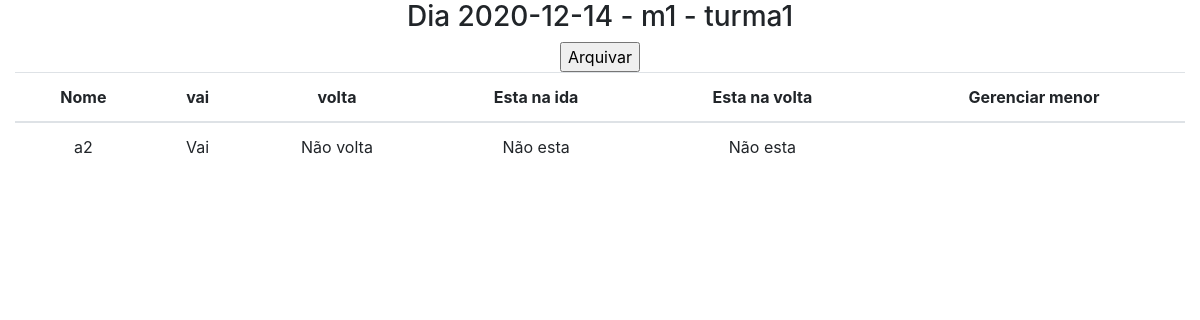
The page /core/motorista/turma/dia/25 on the database as committed earlier.
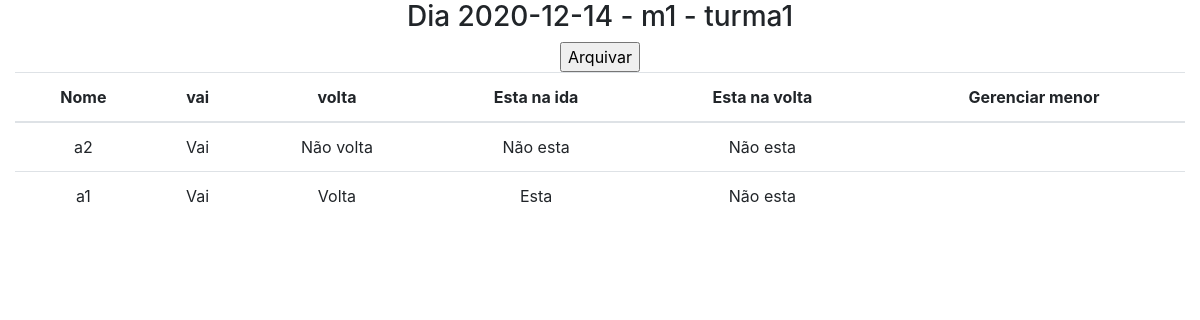
The same page on the database as committed later.
### core/models.py (models this page shows)
class Dia(models.Model):
    data = models.DateField(auto_now=False, auto_now_add=False)
    turma = models.ForeignKey(
        Turma, on_delete=models.CASCADE, related_name='%(class)s_turmas')
    ativo = models.BooleanField(blank=True, default=True)
    def __str__(self):
        return f'{self.data} - {self.turma}'

class Turma(models.Model):
    motorista = models.ForeignKey(
        custom_user,  on_delete=models.DO_NOTHING)
    alunos = models.ManyToManyField(
        custom_user, related_name='%(class)s_alunos')
    nome = models.CharField(max_length=100, default="")
    local = LocationField(default=(0, 0), null=False, map_attrs={
        "style": "mapbox://styles/mapbox/outdoors-v11",
        "zoom": 13,
        "center": [17.031645, 51.106715],
        "cursor_style": 'pointer',
        "marker_color": "red",
        "rotate": False,
        "geocoder": True,
        "fullscreen_button": True,
        "navigation_buttons": True,
        "track_location_button": True,
        "readonly": True,
        "placeholder": "Pick a location on map below", })
    def __str__(self):
        return f'{self.motorista} - {self.nome}'

class Aluno(models.Model):
    dia = models.ForeignKey(Dia, on_delete=models.CASCADE,
                            related_name='%(class)s_dias', null=False, blank=False, default=1)
    usuario = models.ForeignKey(
        custom_user,  on_delete=models.CASCADE)
    menor_de_idade = models.BooleanField(default=False)
    vai = models.BooleanField(default=True)
    volta = models.BooleanField(default=True)
    esta_na_ida = models.BooleanField(default=False)
    esta_na_volta = models.BooleanField(default=False)

### users/models.py (models this page shows)
class custom_user(AbstractUser):
    permissao = models.IntegerField(default=2)
    telefone = models.CharField(max_length=50,  default='1')
    local = LocationField(default=(0, 0), null=False, map_attrs={
        "style": "mapbox://styles/mapbox/outdoors-v11",
        "zoom": 13,
        "center": [17.031645, 51.106715],
        "cursor_style": 'pointer',
        "marker_color": "red",
        "rotate": False,
        "geocoder": True,
        "fullscreen_button": True,
        "navigation_buttons": True,
        "track_location_button": True,
        "readonly": True,
        "placeholder": "Pick a location on map below",
    })
    data_nascimento = models.DateField(
        auto_now=False, auto_now_add=False, null=False, blank=False, default=datetime.date.today())

### core/views.py (the view)
def core_gerenciar_dia(request, id):
    dia = Dia.objects.get(id=id)
    if request.method == 'POST':
        dia.ativo = False
        dia.save()
        return redirect('core_lista_dias', dia.turma.id)
    alunos = Aluno.objects.filter(dia=dia)
    c = {
        'dia': dia,
        'alunos': alunos,
    }
    return render(request, 'core/turma/gerenciar_turma_dia.html', c)

### core/templates/core/turma/gerenciar_turma_dia.html (shortened to what this page needs)
{% extends 'base.html' %}
{% block conteudo %}
    <div class="row">
        <div class="col justify-content-center d-flex">
            <h3>Dia {{dia}}</h3>
        </div>
    </div>
    <div class="row">
        <div class="col justify-content-center d-flex">
            <form action="" method="post">
                <input type="submit" value="Arquivar">
            </form>
        </div>
    </div>
    <div class="row">
        <div class="col">
            {% include 'core/turma/tables/table_alunos.html'  %}
        </div>
    </div>
{% endblock conteudo %}

### templates/base.html (shortened to what this page needs)
<!DOCTYPE html>
{% load static %}
<html lang="en">
<head>
    <link rel="stylesheet" href="https://stackpath.bootstrapcdn.com/bootstrap/4.5.2/css/bootstrap.min.css">
    <link href='https://api.tiles.mapbox.com/mapbox-gl-js/v1.12.0/mapbox-gl.css' rel='stylesheet' />
    <link rel="stylesheet"
        href="https://api.mapbox.com/mapbox-gl-js/plugins/mapbox-gl-directions/v4.1.0/mapbox-gl-directions.css"
        type="text/css" />
</head>
<body>
    <div class="container-fluid cc">
        {% block conteudo %}{% endblock conteudo %}
    </div>
</body>
</html>

### core/templates/core/turma/tables/table_alunos.html (shortened to what this page needs)
<table class="table text-center">
    <thead>
        <th>Nome</th>
        <th>vai</th>
        <th>volta</th>
        <th>Esta na ida</th>
        <th>Esta na volta</th>
        <th>Gerenciar menor</th>
    </thead>
    <tbody>
        {% for aluno in alunos %}
            <tr>
                <td>
                    {{aluno.usuario.username}}
                </td>
                <td>
                    {% if aluno.vai %}
                        Vai
                    {% else %}
                        Não vai
                    {% endif %}
                </td>
                <td>
                    {% if aluno.volta %}
                        Volta
                    {% else %}
                        Não volta
                    {% endif %}
                </td>
                <td>
                    {% if aluno.esta_na_ida %}
                        Esta
                    {% else %}
                        Não esta
                    {% endif %}
                </td>
                <td>
                    {% if aluno.esta_na_volta %}
                        Esta
                    {% else %}
                        Não esta
                    {% endif %}
                </td>
                <td>
                </td>
            </tr>
        {% endfor %}
    </tbody>
</table>

### templates/base.html (style rules this page uses)
.cc { min-height:500px; }

Rows that differ between the two databases and show on the page:
added Aluno: usuario.username "a1", vai "Vai", volta "Volta", esta_na_ida "Esta", esta_na_volta "Não esta"
